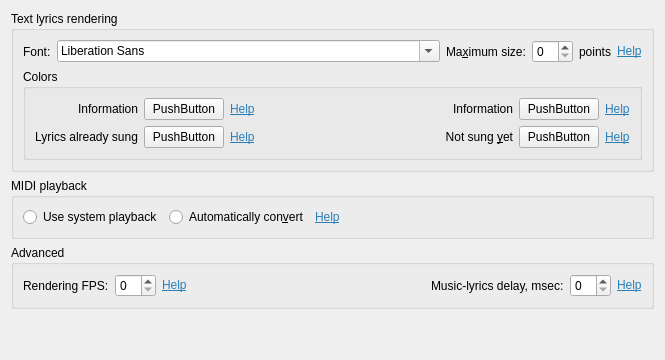
     <widget class="QWidget" name="tab_3">
      <attribute name="title">
       <string>Player</string>
      </attribute>
      <layout class="QVBoxLayout" name="verticalLayout_3">
       <item>
        <widget class="QGroupBox" name="groupCDG_2">
         <property name="title">
          <string>Text lyrics rendering</string>
         </property>
         <layout class="QVBoxLayout" name="verticalLayout_4">
          <item>
           <layout class="QHBoxLayout" name="horizontalLayout_4">
            <item>
             <widget class="QLabel" name="label_24">
              <property name="text">
               <string>Font:</string>
              </property>
              <property name="buddy">
               <cstring>fontPlayerLyrics</cstring>
              </property>
             </widget>
            </item>
            <item>
             <widget class="QFontComboBox" name="fontPlayerLyrics">
              <property name="sizePolicy">
               <sizepolicy hsizetype="Preferred" vsizetype="Fixed">
                <horstretch>1</horstretch>
                <verstretch>0</verstretch>
               </sizepolicy>
              </property>
              <property name="whatsThis">
               <string>Font family for preview window</string>
              </property>
             </widget>
            </item>
            <item>
             <widget class="QLabel" name="label_4">
              <property name="text">
               <string>Ma&amp;ximum size:</string>
              </property>
              <property name="buddy">
               <cstring>spinMaxLyricFontSize</cstring>
              </property>
             </widget>
            </item>
            <item>
             <widget class="QSpinBox" name="spinMaxLyricFontSize"/>
            </item>
            <item>
             <widget class="QLabel" name="label_5">
              <property name="text">
               <string>points</string>
              </property>
             </widget>
            </item>
            <item>
             <widget class="QLabel" name="label_41">
              <property name="text">
               <string>&lt;html&gt;&lt;head/&gt;&lt;body&gt;&lt;p&gt;&lt;a href=&quot;background&quot;&gt;&lt;span style=&quot; text-decoration: underline; color:#2980b9;&quot;&gt;Help&lt;/span&gt;&lt;/a&gt;&lt;/p&gt;&lt;/body&gt;&lt;/html&gt;</string>
              </property>
              <property name="buddy">
               <cstring>spinMaxLyricFontSize</cstring>
              </property>
             </widget>
            </item>
           </layout>
          </item>
          <item>
           <widget class="QGroupBox" name="groupBox_7">
            <property name="title">
             <string>Colors</string>
            </property>
            <layout class="QGridLayout" name="gridLayout">
             <item row="0" column="0">
              <widget class="QLabel" name="label_33">
               <property name="text">
                <string>Information</string>
               </property>
               <property name="alignment">
                <set>Qt::AlignRight|Qt::AlignTrailing|Qt::AlignVCenter</set>
               </property>
               <property name="buddy">
                <cstring>btnPlayerLyricsNotification</cstring>
               </property>
              </widget>
             </item>
             <item row="0" column="1">
              <widget class="ColorButton" name="btnPlayerLyricsNotification">
               <property name="whatsThis">
                <string>Preview window text color for the text which has been sung.</string>
               </property>
               <property name="text">
                <string>PushButton</string>
               </property>
              </widget>
             </item>
             <item row="0" column="2">
              <widget class="QLabel" name="label_37">
               <property name="text">
                <string>&lt;html&gt;&lt;head/&gt;&lt;body&gt;&lt;p&gt;&lt;a href=&quot;background&quot;&gt;&lt;span style=&quot; text-decoration: underline; color:#2980b9;&quot;&gt;Help&lt;/span&gt;&lt;/a&gt;&lt;/p&gt;&lt;/body&gt;&lt;/html&gt;</string>
               </property>
               <property name="buddy">
                <cstring>btnPlayerLyricsNotification</cstring>
               </property>
              </widget>
             </item>
             <item row="0" column="3">
              <spacer name="horizontalSpacer_6">
               <property name="orientation">
                <enum>Qt::Horizontal</enum>
               </property>
               <property name="sizeHint" stdset="0">
                <size>
                 <width>183</width>
                 <height>20</height>
                </size>
               </property>
              </spacer>
             </item>
             <item row="0" column="4">
              <widget class="QLabel" name="label_29">
               <property name="text">
                <string>Information</string>
               </property>
               <property name="alignment">
                <set>Qt::AlignRight|Qt::AlignTrailing|Qt::AlignVCenter</set>
               </property>
               <property name="buddy">
                <cstring>btnPlayerLyricsInfo</cstring>
               </property>
              </widget>
             </item>
             <item row="0" column="5">
              <widget class="ColorButton" name="btnPlayerLyricsInfo">
               <property name="whatsThis">
                <string>Preview window text color for the text which has been sung.</string>
               </property>
               <property name="text">
                <string>PushButton</string>
               </property>
              </widget>
             </item>
             <item row="0" column="6">
              <widget class="QLabel" name="label_39">
               <property name="sizePolicy">
                <sizepolicy hsizetype="Minimum" vsizetype="Preferred">
                 <horstretch>0</horstretch>
                 <verstretch>0</verstretch>
                </sizepolicy>
               </property>
               <property name="text">
                <string>&lt;html&gt;&lt;head/&gt;&lt;body&gt;&lt;p&gt;&lt;a href=&quot;background&quot;&gt;&lt;span style=&quot; text-decoration: underline; color:#2980b9;&quot;&gt;Help&lt;/span&gt;&lt;/a&gt;&lt;/p&gt;&lt;/body&gt;&lt;/html&gt;</string>
               </property>
               <property name="buddy">
                <cstring>btnPlayerLyricsInfo</cstring>
               </property>
              </widget>
             </item>
             <item row="1" column="0">
              <widget class="QLabel" name="label_30">
               <property name="text">
                <string>Lyrics already sung</string>
               </property>
               <property name="alignment">
                <set>Qt::AlignRight|Qt::AlignTrailing|Qt::AlignVCenter</set>
               </property>
               <property name="buddy">
                <cstring>btnPlayerLyricsPast</cstring>
               </property>
              </widget>
             </item>
             <item row="1" column="1">
              <widget class="ColorButton" name="btnPlayerLyricsPast">
               <property name="whatsThis">
                <string>Preview window text color for the text which is not being sung yet..</string>
               </property>
               <property name="text">
                <string>PushButton</string>
               </property>
              </widget>
             </item>
             <item row="1" column="2">
              <widget class="QLabel" name="label_38">
               <property name="text">
                <string>&lt;html&gt;&lt;head/&gt;&lt;body&gt;&lt;p&gt;&lt;a href=&quot;background&quot;&gt;&lt;span style=&quot; text-decoration: underline; color:#2980b9;&quot;&gt;Help&lt;/span&gt;&lt;/a&gt;&lt;/p&gt;&lt;/body&gt;&lt;/html&gt;</string>
               </property>
               <property name="buddy">
                <cstring>btnPlayerLyricsPast</cstring>
               </property>
              </widget>
             </item>
             <item row="1" column="3">
              <spacer name="horizontalSpacer_7">
               <property name="orientation">
                <enum>Qt::Horizontal</enum>
               </property>
               <property name="sizeHint" stdset="0">
                <size>
                 <width>183</width>
                 <height>20</height>
                </size>
               </property>
              </spacer>
             </item>
             <item row="1" column="4">
              <widget class="QLabel" name="label_31">
               <property name="text">
                <string>Not sung &amp;yet</string>
               </property>
               <property name="alignment">
                <set>Qt::AlignRight|Qt::AlignTrailing|Qt::AlignVCenter</set>
               </property>
               <property name="buddy">
                <cstring>btnPlayerLyricsFuture</cstring>
               </property>
              </widget>
             </item>
             <item row="1" column="5">
              <widget class="ColorButton" name="btnPlayerLyricsFuture">
               <property name="whatsThis">
                <string>Preview window text color for the text which has been sung.</string>
               </property>
               <property name="text">
                <string>PushButton</string>
               </property>
              </widget>
             </item>
             <item row="1" column="6">
              <widget class="QLabel" name="label_40">
               <property name="sizePolicy">
                <sizepolicy hsizetype="Minimum" vsizetype="Preferred">
                 <horstretch>0</horstretch>
                 <verstretch>0</verstretch>
                </sizepolicy>
               </property>
               <property name="text">
                <string>&lt;html&gt;&lt;head/&gt;&lt;body&gt;&lt;p&gt;&lt;a href=&quot;background&quot;&gt;&lt;span style=&quot; text-decoration: underline; color:#2980b9;&quot;&gt;Help&lt;/span&gt;&lt;/a&gt;&lt;/p&gt;&lt;/body&gt;&lt;/html&gt;</string>
               </property>
               <property name="buddy">
                <cstring>btnPlayerLyricsFuture</cstring>
               </property>
              </widget>
             </item>
            </layout>
           </widget>
          </item>
         </layout>
        </widget>
       </item>
       <item>
        <widget class="QGroupBox" name="groupBox">
         <property name="title">
          <string>MIDI playback</string>
         </property>
         <layout class="QHBoxLayout" name="horizontalLayout_2">
          <item>
           <widget class="QRadioButton" name="rbMIDIuseSystem">
            <property name="text">
             <string>Use system playback</string>
            </property>
           </widget>
          </item>
          <item>
           <widget class="QRadioButton" name="rbMIDIautoConvert">
            <property name="text">
             <string>Automatically con&amp;vert</string>
            </property>
           </widget>
          </item>
          <item>
           <widget class="QLabel" name="label_36">
            <property name="text">
             <string>&lt;html&gt;&lt;head/&gt;&lt;body&gt;&lt;p&gt;&lt;a href=&quot;background&quot;&gt;&lt;span style=&quot; text-decoration: underline; color:#2980b9;&quot;&gt;Help&lt;/span&gt;&lt;/a&gt;&lt;/p&gt;&lt;/body&gt;&lt;/html&gt;</string>
            </property>
            <property name="buddy">
             <cstring>rbMIDIautoConvert</cstring>
            </property>
           </widget>
          </item>
          <item>
           <widget class="QLabel" name="lblMIDIinfo">
            <property name="sizePolicy">
             <sizepolicy hsizetype="Preferred" vsizetype="Preferred">
              <horstretch>1</horstretch>
              <verstretch>0</verstretch>
             </sizepolicy>
            </property>
            <property name="text">
             <string/>
            </property>
           </widget>
          </item>
         </layout>
        </widget>
       </item>
       <item>
        <widget class="QGroupBox" name="groupBox_2">
         <property name="title">
          <string>Advanced</string>
         </property>
         <layout class="QHBoxLayout" name="horizontalLayout_13">
          <item>
           <widget class="QLabel" name="label_6">
            <property name="text">
             <string>Rendering FPS:</string>
            </property>
           </widget>
          </item>
          <item>
           <widget class="QSpinBox" name="boxRenderFPS"/>
          </item>
          <item>
           <widget class="QLabel" name="label_35">
            <property name="text">
             <string>&lt;html&gt;&lt;head/&gt;&lt;body&gt;&lt;p&gt;&lt;a href=&quot;background&quot;&gt;&lt;span style=&quot; text-decoration: underline; color:#2980b9;&quot;&gt;Help&lt;/span&gt;&lt;/a&gt;&lt;/p&gt;&lt;/body&gt;&lt;/html&gt;</string>
            </property>
            <property name="buddy">
             <cstring>boxRenderFPS</cstring>
            </property>
           </widget>
          </item>
          <item>
           <spacer name="horizontalSpacer_8">
            <property name="orientation">
             <enum>Qt::Horizontal</enum>
            </property>
            <property name="sizeHint" stdset="0">
             <size>
              <width>40</width>
              <height>20</height>
             </size>
            </property>
           </spacer>
          </item>
          <item>
           <widget class="QLabel" name="label_7">
            <property name="text">
             <string>Music-lyrics delay, msec:</string>
            </property>
           </widget>
          </item>
          <item>
           <widget class="QSpinBox" name="boxLyricDelay"/>
          </item>
          <item>
           <widget class="QLabel" name="label_34">
            <property name="text">
             <string>&lt;html&gt;&lt;head/&gt;&lt;body&gt;&lt;p&gt;&lt;a href=&quot;background&quot;&gt;&lt;span style=&quot; text-decoration: underline; color:#2980b9;&quot;&gt;Help&lt;/span&gt;&lt;/a&gt;&lt;/p&gt;&lt;/body&gt;&lt;/html&gt;</string>
            </property>
            <property name="buddy">
             <cstring>boxLyricDelay</cstring>
            </property>
           </widget>
          </item>
         </layout>
        </widget>
       </item>
       <item>
        <spacer name="verticalSpacer_3">
         <property name="orientation">
          <enum>Qt::Vertical</enum>
         </property>
         <property name="sizeHint" stdset="0">
          <size>
           <width>20</width>
           <height>40</height>
          </size>
         </property>
        </spacer>
       </item>
      </layout>
     </widget>
